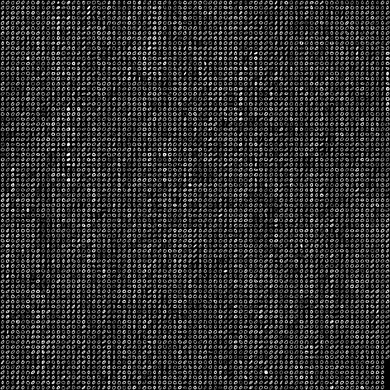
%> input picture Project 1/mnist_train0.jpg, 390 x 390 px, shrunk from 2156 x 2156 before the run
$ octave Project_1.m   (GNU Octave 9; MATLAB toolbox functions it lacks are replaced by stand-ins)
%> lines starting %> are read from the running program, lines starting %| are printed output that depends on the picture
### Project 1/get_features.m
function features = get_features(bw_mnist_im)
%GET_FEATURES get all regionprop features from mnist training pictures
%   input photo must be a binary image

% go through 28x28 bit samples one by one
i = 1;
total_samples = (size(bw_mnist_im,1)/28)*(size(bw_mnist_im,2)/28);
features = cell(total_samples,1);
for m = 1:28:size(bw_mnist_im,1)
    for n = 1:28:size(bw_mnist_im,2)
        sample = bw_mnist_im(m:m+27, n:n+27);
        %row = m/28 + 1;
        %col = n/28 + 1;
        %imshow(sample);
        features{i} = regionprops(sample,"all");
        %features{i} = regionprops(sample,"Area", "Circularity", "Eccentricity","Orientation");
        i = i + 1;
    end
end

### Project 1/Project_1.m
%% Project 1
%
% EE 516 - Pattern Recognition
% Spring 2023
%
% Group 7: Nathan Jaggers, Ronit Singh
%
% Description: See coresponding document <Can add description later>
%% Part A
close all;
clear;
clc;

%%
%read in image
im0 = imread("mnist_train0.jpg");
%> im0 is the input picture: size 390x390 uint8; min 0, max 255, mean 48.5
im1 = imread("mnist_train1.jpg");
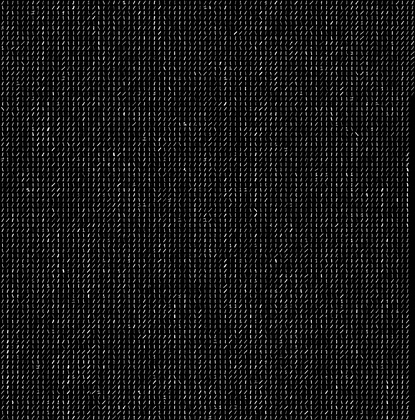
%> input picture Project 1/mnist_train1.jpg, 415 x 420 px, shrunk from 2296 x 2324 before the run
%> im1 is the input picture: size 420x415 uint8; min 0, max 255, mean 22.7
im2 = imread("mnist_train2.jpg");
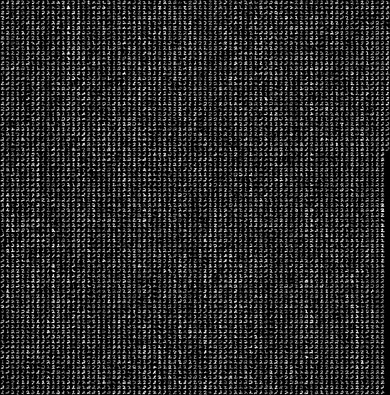
%> input picture Project 1/mnist_train2.jpg, 390 x 395 px, shrunk from 2156 x 2184 before the run
%> im2 is the input picture: size 395x390 uint8; min 0, max 255, mean 41.5

%%
%create binary image and show results
binary_im0 = imbinarize(im0);
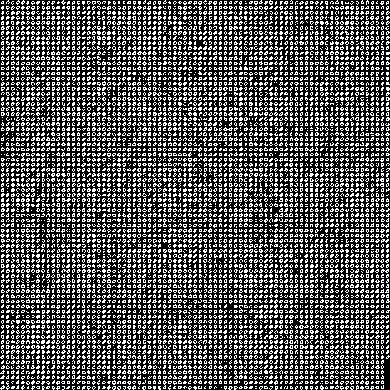
%> binary_im0: size 390x390 logical; 34.3% white in thin lines or dots
%%imshow(binary_im0);
binary_im1 = imbinarize(im1);
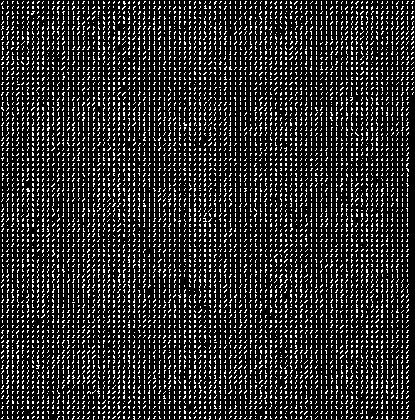
%> binary_im1: size 420x415 logical; 17.3% white in thin lines or dots
%%imshow(binary_im1);
binary_im2 = imbinarize(im2);
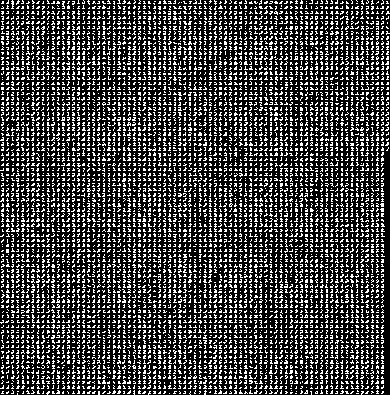
%> binary_im2: size 395x390 logical; 26.8% white in thin lines or dots
%%imshow(binary_im2);

%%
features_0 = get_features(binary_im0);
%> the run ends on the next line
